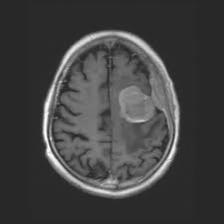
#> input picture dataset/brain_tumor_dataset/yes/M_244_BR_.jpg, 224 x 224 px, found by its file name; its folder holds 3 pictures in this run
$ jupyter execute --allow-errors Model_brain_tumor.ipynb
#> lines starting #> are read from the running program, lines starting #| are printed output that depends on the picture; pictures that were not available may be replaced by others from this repository, and a replacement may not be noted
[cell 1]
from google.colab import drive
drive.mount('/content/drive')

[cell 2]
import os
import cv2
import hashlib
import numpy as np
import shutil
import random
from PIL import Image
from tqdm import tqdm
import tensorflow as tf
import tensorflow.keras.backend as K
import matplotlib.pyplot as plt
from sklearn.metrics import accuracy_score, precision_score, recall_score, f1_score, roc_auc_score
import time
import psutil, os
from tensorflow.keras import layers, models
from sklearn.metrics import confusion_matrix, classification_report

load and preprocessing

[cell 3]
# @title
# load dataset

DATASET_DIR = "/content/drive/MyDrive/Projects/p11 - 121198 Manoj/Dataset/brain_tumor_dataset"
CLASSES = ["yes", "no"]
# Remove corrupted / unreadable images
def remove_corrupted_images(dataset_dir):
    removed = 0
    for cls in CLASSES:
        cls_path = os.path.join(dataset_dir, cls)
        for img in tqdm(os.listdir(cls_path), desc=f"Checking {cls}"):
            img_path = os.path.join(cls_path, img)
            try:
                Image.open(img_path).verify()
            except:
                os.remove(img_path)
                removed += 1

    print(f"✅ Removed {removed} corrupted images")

remove_corrupted_images(DATASET_DIR)

# Remove duplicate images
# [19 lines left out: function remove_duplicates, not called in this run]
    # Verify labels
def verify_labels(dataset_dir):
    print("\n📊 Dataset summary:")
    for cls in CLASSES:
        cls_path = os.path.join(dataset_dir, cls)
        print(f"{cls}: {len(os.listdir(cls_path))} images")
verify_labels(DATASET_DIR)

# Convert all images to JPG
def convert_to_jpg(dataset_dir):
    converted = 0
    for cls in CLASSES:
        cls_path = os.path.join(dataset_dir, cls)
        for img in tqdm(os.listdir(cls_path), desc=f"Converting {cls}"):
            img_path = os.path.join(cls_path, img)
            try:
                image = Image.open(img_path).convert("RGB")
#> image is the input picture: PIL image 224x224 RGB; min 32, max 255, mean 66
                new_path = img_path.rsplit(".", 1)[0] + ".jpg"
                image.save(new_path, "JPEG")
                if img_path != new_path:
                    os.remove(img_path)
                converted += 1
            except:
                pass
    print(f"✅ Converted {converted} images to JPG")
convert_to_jpg(DATASET_DIR)

# Standardize size & orientation
def standardize_images(dataset_dir, size=(50,50)):
#> called with size = (50, 50)
    for cls in CLASSES:
        cls_path = os.path.join(dataset_dir, cls)
        for img in tqdm(os.listdir(cls_path), desc=f"Resizing {cls}"):
            img_path = os.path.join(cls_path, img)
            image = cv2.imread(img_path)
            if image is None:
                continue
            image = cv2.resize(image, size)
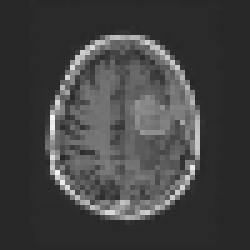
#> image: shape (50, 50, 3) (shown 5 times larger); min 38, max 244, mean 65.9
            cv2.imwrite(img_path, image)
    print("✅ Images resized to 50x50")
standardize_images(DATASET_DIR)

# Remove blank / empty slices
def remove_blank_images(dataset_dir, threshold=10):
#> called with threshold = 10
    removed = 0
    for cls in CLASSES:
        cls_path = os.path.join(dataset_dir, cls)
        for img in tqdm(os.listdir(cls_path), desc=f"Removing blanks {cls}"):
            img_path = os.path.join(cls_path, img)
            image = cv2.imread(img_path, cv2.IMREAD_GRAYSCALE)
#> image: shape (50, 50); min 34, max 241, mean 65.9
            if image is None:
                continue
            if np.mean(image) < threshold:
                os.remove(img_path)
                removed += 1

    print(f"✅ Removed {removed} blank images")

remove_blank_images(DATASET_DIR)

# Noise Reduction
def apply_noise_reduction(dataset_dir):
    for label in ["yes", "no"]:
        class_path = os.path.join(dataset_dir, label)

        for img_name in os.listdir(class_path):
            img_path = os.path.join(class_path, img_name)

            # Read image
            img = cv2.imread(img_path)
#> img: shape (50, 50, 3); min 34, max 241, mean 65.9
            if img is None:
                continue

            # Convert to grayscale (optional but useful)
            gray = cv2.cvtColor(img, cv2.COLOR_BGR2GRAY)

            # Apply Bilateral Filter
            denoised = cv2.bilateralFilter(gray, d=9, sigmaColor=75, sigmaSpace=75)
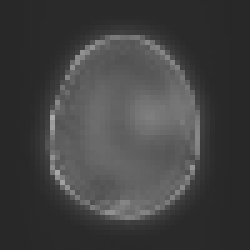
#> denoised: shape (50, 50) (shown 5 times larger); min 40, max 171, mean 64.8

            # Save processed image (overwrite or save to new folder)
            cv2.imwrite(img_path, denoised)

    print("Noise reduction completed successfully.")
apply_noise_reduction(DATASET_DIR)


# Contrast Enhancement
# ------------------------------------
# Contrast Enhancement Function
# ------------------------------------
def apply_contrast_enhancement(dataset_dir):
    for label in ["yes", "no"]:
        class_path = os.path.join(dataset_dir, label)

        for img_name in os.listdir(class_path):
            img_path = os.path.join(class_path, img_name)

            # Read image in grayscale
            img = cv2.imread(img_path, cv2.IMREAD_GRAYSCALE)
#> img: shape (50, 50); min 38, max 173, mean 64.8
            if img is None:
                continue

            # Create CLAHE object
            clahe = cv2.createCLAHE(clipLimit=2.0, tileGridSize=(8, 8))

            # Apply contrast enhancement
            enhanced = clahe.apply(img)
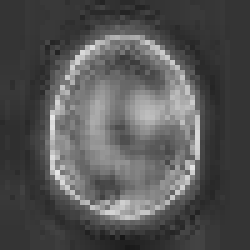
#> enhanced: shape (50, 50) (shown 5 times larger); min 23, max 230, mean 84.2

            # Save enhanced image
            cv2.imwrite(img_path, enhanced)

    print("✅ Contrast enhancement completed successfully.")

apply_contrast_enhancement(DATASET_DIR)

# Intensity Normalization
# ------------------------------------
# Intensity Normalization Function
# ------------------------------------
def apply_intensity_normalization(dataset_dir):
    for label in ["yes", "no"]:
        class_path = os.path.join(dataset_dir, label)

        for img_name in os.listdir(class_path):
            img_path = os.path.join(class_path, img_name)

            # Read image in grayscale
            img = cv2.imread(img_path, cv2.IMREAD_GRAYSCALE)
#> img: shape (50, 50); min 21, max 232, mean 84.2
            if img is None:
                continue

            # Convert to float
            img = img.astype(np.float32)

            # Min-Max Normalization to [0, 1]
            min_val = np.min(img)
            max_val = np.max(img)

            if max_val > min_val:
                normalized = (img - min_val) / (max_val - min_val)
            else:
                normalized = img  # avoid division by zero

            # Convert back to 0–255 for saving
            normalized = (normalized * 255).astype(np.uint8)

            # Save normalized image
            cv2.imwrite(img_path, normalized)

    print("✅ Intensity normalization completed successfully.")
apply_intensity_normalization(DATASET_DIR)

Split dataset (Train & Test)

[cell 4]
# @title
# -----------------------------
# CONFIG
# -----------------------------
SOURCE_DIR = DATASET_DIR
DEST_DIR   = "/content/drive/MyDrive/Projects/p11 - 121198 Manoj/Dataset/brain_tumor_dataset/split_50_50"

CLASSES = ["yes", "no"]
TRAIN_RATIO = 0.5
SEED = 42

random.seed(SEED)

# -----------------------------
# CREATE DIRECTORY STRUCTURE
# -----------------------------
for split in ["train", "test"]:
    for cls in CLASSES:
        os.makedirs(os.path.join(DEST_DIR, split, cls), exist_ok=True)

# -----------------------------
# SPLIT FUNCTION
# -----------------------------
def split_dataset():
    for cls in CLASSES:
        class_path = os.path.join(SOURCE_DIR, cls)
        images = os.listdir(class_path)
        random.shuffle(images)

        split_idx = int(len(images) * TRAIN_RATIO)

        train_imgs = images[:split_idx]
        test_imgs  = images[split_idx:]

        # Copy train images
        for img in train_imgs:
            src = os.path.join(class_path, img)
            dst = os.path.join(DEST_DIR, "train", cls, img)
            shutil.copy(src, dst)

        # Copy test images
        for img in test_imgs:
            src = os.path.join(class_path, img)
            dst = os.path.join(DEST_DIR, "test", cls, img)
            shutil.copy(src, dst)

        print(f"✅ {cls}: {len(train_imgs)} train | {len(test_imgs)} test")

split_dataset()

print("\n🎉 Dataset split completed successfully!")
